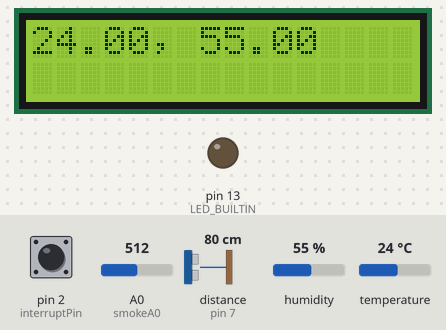
Bench run of a sketch on a simulated Arduino Uno, built with avr-gcc and run on an emulated ATmega328P. Parts: 16×2 character LCD, output pins drawn as LEDs (lit = HIGH). The test bench sets the inputs (shaded band); at power-on: pin 2 (interruptPin) HIGH, distance to the obstacle (sensor on pin 7) 80 cm, A0 (smokeA0) = 512, humidity 55 %, temperature 24 °C. The echo pulse lasts 58.3 µs per cm; pins used as bus, display or sensor lines are not drawn.

Above: at 1.2 s.
1.3 s: pin 2 (interruptPin) pulled LOW for 2.4 s
At 3.2 s:
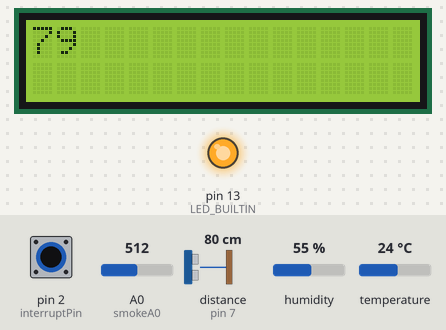
5.2 s: distance to the obstacle (sensor on pin 7) set to 2 cm
At 6.4 s:
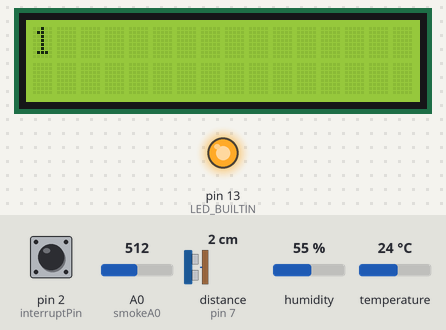
8.0 s: distance to the obstacle (sensor on pin 7) set to 4 cm
At 9.6 s:
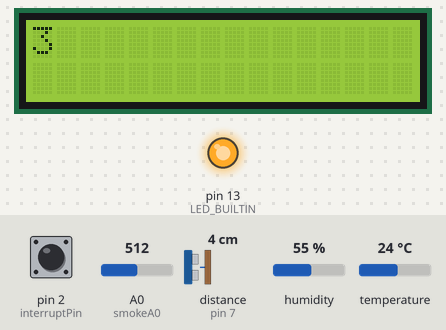
10.8 s: pin 2 (interruptPin) pulled LOW for 2.4 s
At 12.5 s:
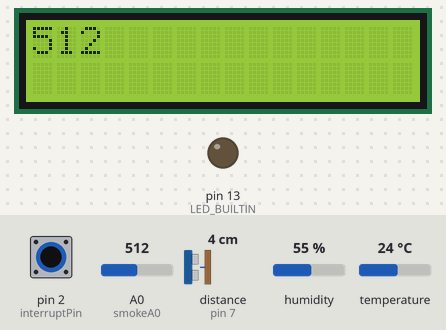
Timing chart, 0 to 14.0 s (numbered marks = the images above; inputs shaded):
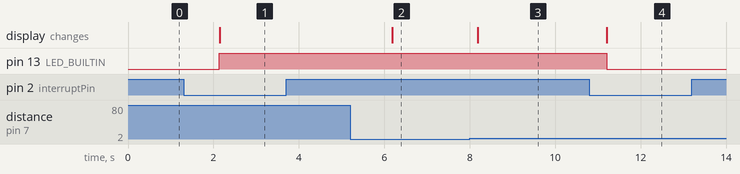

The sketch:

AllINone.ino
```cpp
#include "DHT.h"
#include <LiquidCrystal_I2C.h>

#define DHTPIN 5
#define DHTTYPE DHT11   // DHT 11
#define echoPin 7
#define trigPin 8

LiquidCrystal_I2C lcd(0x27,16,2);  // set the LCD address to 0x27 for a 16 chars and 2 line display
int interruptPin = 2;
int mode=0;
int state=LOW;
int refr=0;
int smokeA0 = A0;
long duration;
int distance;
DHT dht(DHTPIN, DHTTYPE);
typedef struct dhtreturn{
float tempr, hum;
}DHTRETURN;
void setup()
{
  dht.begin();

  pinMode(LED_BUILTIN, OUTPUT);
  pinMode(interruptPin, INPUT_PULLUP);
  pinMode(smokeA0, INPUT);
  pinMode(trigPin, OUTPUT);
  pinMode(echoPin, INPUT);
  attachInterrupt(digitalPinToInterrupt(interruptPin), chgOutput, FALLING);
  lcd.init();                      // initialize the lcd
  lcd.clear();
  // Print a message to the LCD.
  lcd.backlight();
  //lcd.setCursor(3,0);
  lcd.print("Hello, world!");

}


void loop()
{

  String msg="";
  DHTRETURN rv;
  //lcd.clear();
  lcd.setCursor(1,0);
  digitalWrite(LED_BUILTIN, state);
  if(!refr)
  {
    lcd.clear();
    if (mode==0)
    {
      rv = readDHT();
      msg = String(String(rv.tempr)+", "+String(rv.hum));
      lcd.print(msg);
    }
    else if (mode==1)
    {
      // Clears the trigPin condition
      digitalWrite(trigPin, LOW);
      delayMicroseconds(2);
      // Sets the trigPin HIGH (ACTIVE) for 10 microseconds
      digitalWrite(trigPin, HIGH);
      delayMicroseconds(10);
      digitalWrite(trigPin, LOW);
      // Reads the echoPin, returns the sound wave travel time in microseconds
      duration = pulseIn(echoPin, HIGH);
      // Calculating the distance
      distance = duration * 0.034 / 2; // Speed of sound wave divided by 2 (go and back)
      // Displays the distance on the Serial Monitor
      lcd.print(distance);
    }
    else if(mode==2)
      lcd.print(analogRead(smokeA0));
    refr=1;
  }
  delay(1000);
  refr=0;
}

void chgOutput()
{

  state = !state;
  refr=0;

  mode = (mode+1)%3;
}

DHTRETURN readDHT()
{
  DHTRETURN rv;
  rv.hum = dht.readHumidity();
  rv.tempr = dht.readTemperature();
  return rv;
}
```

Measured:
- after the input at 1.3 s, pin 13 (LED_BUILTIN): LOW → HIGH after 0.83 s; the display: changes after 0.84 s (image 1)
- after the input at 5.2 s, the display: changes after 0.98 s (image 2)
- after the input at 8.0 s, the display: changes after 0.19 s (image 3)
- after the input at 10.8 s, pin 13 (LED_BUILTIN): HIGH → LOW after 0.41 s; the display: changes after 0.41 s (image 4)
